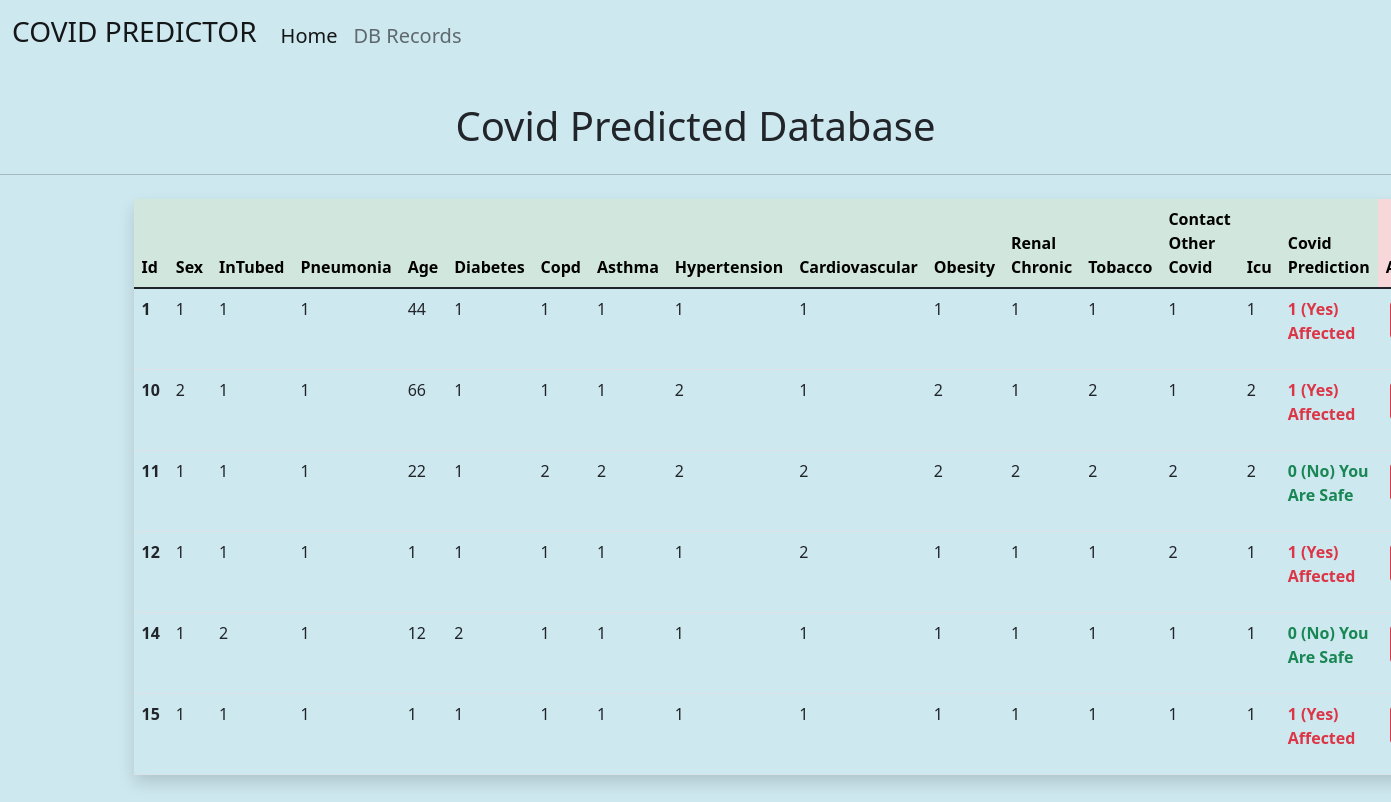
The app's page /records/ with its own data.
### predict/models.py (models this page shows, shortened)
class CovidPrediction(models.Model):
    sex = models.IntegerField()
    intubed = models.IntegerField()
    pneumonia = models.IntegerField()
    age = models.IntegerField()
    diabetes = models.IntegerField()
    copd = models.IntegerField()
    asthma = models.IntegerField()
    hypertension = models.IntegerField()
    cardiovascular = models.IntegerField()
    obesity = models.IntegerField()
    renal_chronic = models.IntegerField()
    tobacco = models.IntegerField()
    contact_other_covid = models.IntegerField()
    icu = models.IntegerField()
    classification = models.IntegerField()

### predict/views.py (the view)
# urls.py: path('records/', views.db_record, name='records'),
def db_record(request):
    covid_predictions = CovidPrediction.objects.all()
    context = {
        'covid_records': covid_predictions
    }
    return render(request, 'database.html', context)

### predict/templates/database.html (shortened to what this page needs)
{% extends 'base.html' %}
{% block content %}
    <h1 class='text-center text-dark mt-4 p-2'>Covid Predicted Database</h1>
    <hr>
    <div class='container p-2'>
            <table class="table p-2 shadow rounded">
            <thead>
                <tr>
                <th class='table-success' scope="col">Id</th>
                <th class='table-success' scope="col">Sex</th>
                <th class='table-success' scope="col">InTubed</th>
                <th class='table-success' scope="col">Pneumonia</th>
                <th class='table-success' scope="col">Age</th>
                <th class='table-success' scope="col">Diabetes</th>
                <th class='table-success' scope="col">Copd</th>
                <th class='table-success' scope="col">Asthma</th>
                <th class='table-success' scope="col">Hypertension</th>
                <th class='table-success' scope="col">Cardiovascular</th>
                <th class='table-success' scope="col">Obesity</th>
                <th class='table-success' scope="col">Renal Chronic</th>
                <th class='table-success' scope="col">Tobacco</th>
                <th class='table-success' scope="col">Contact Other Covid</th>
                <th class='table-success' scope="col">Icu</th>
                <th class='table-success' scope="col">Covid Prediction</th>
                <th class='table-danger' scope="col">Action</th>
                </tr>
            </thead>
            <tbody>
                {% if covid_records %}
                    {% for data in covid_records %}
                        <tr>
                            <th scope="row">{{ data.id }}</th>
                            <td>{{ data.sex }}</td>
                            <td>{{ data.intubed  }}</td>
                            <td>{{ data.pneumonia }}</td>
                            <td>{{ data.age }}</td>
                            <td>{{ data.diabetes  }}</td>
                            <td>{{ data.copd }}</td>
                            <td>{{ data.asthma }}</td>
                            <td>{{ data.hypertension }}</td>
                            <td>{{ data.cardiovascular }}</td>
                            <td>{{ data.obesity }}</td>
                            <td>{{ data.renal_chronic }}</td>
                            <td>{{ data.tobacco }}</td>
                            <td>{{ data.contact_other_covid }}</td>
                            <td>{{ data.icu }}</td>
                            <td>
                                <b>
                                    {% if data.classification == 1 %}
                                    <p class='text-danger'> {{ data.classification }} (Yes) Affected </p>
                                        {% else %}
                                    <p class='text-success'>  {{ data.classification }} (No) You Are Safe
                                    {% endif%}
                                </b>
                            </td>
                            <td>
                            </td>
                        </tr>
                    {% endfor %}
                {% else %}
                    <p>No Data in The Database so Far!</p>
                {% endif %}
            </tbody>
        </table>
    </div>
{% endblock  %}

### predict/templates/base.html (shortened to what this page needs)
<!DOCTYPE html>
<html>
    <head>
        <link href="https://cdn.jsdelivr.net/npm/bootstrap@5.1.3/dist/css/bootstrap.min.css" rel="stylesheet">
    </head>
    <body style="margin-top: 2px; margin-bottom: 10px; background-position: center !important; background-size: cover !important; background-repeat: no-repeat !important; background-color: #CEE8F0"">
    <nav class="navbar navbar-expand-lg navbar-light  bg-light" style="background-color: transparent !important; text-style: bold; font-size: 20px">
  <div class="container-fluid">
    <a class="navbar-brand" href="{% url 'home' %}" style="text-style: bold; font-size: 20px"><h3>COVID PREDICTOR</h3></a>
    <div class="collapse navbar-collapse" id="navbarSupportedContent">
      <ul class="navbar-nav me-auto mb-2 mb-lg-0">
        <li class="nav-item">
          <a class="nav-link active" aria-current="page" href="{% url 'home' %}">Home</a>
        </li>
        <li class="nav-item">
          <a class="nav-link" href="{% url 'records' %}">DB Records</a>
        </li>
      </ul>
    </div>
  </div>
</nav>
    {% block content %}
    {% endblock %}
    </body>
</html>

### records on screen
CovidPrediction: id "1", sex "1", intubed "1", pneumonia "1", age "44", diabetes "1", copd "1", asthma "1", hypertension "1", cardiovascular "1", obesity "1", renal_chronic "1", tobacco "1", contact_other_covid "1", icu "1", classification "1"
CovidPrediction: id "10", sex "2", intubed "1", pneumonia "1", age "66", diabetes "1", copd "1", asthma "1", hypertension "2", cardiovascular "1", obesity "2", renal_chronic "1", tobacco "2", contact_other_covid "1", icu "2", classification "1"
CovidPrediction: id "11", sex "1", intubed "1", pneumonia "1", age "22", diabetes "1", copd "2", asthma "2", hypertension "2", cardiovascular "2", obesity "2", renal_chronic "2", tobacco "2", contact_other_covid "2", icu "2", classification "0"
CovidPrediction: id "12", sex "1", intubed "1", pneumonia "1", age "1", diabetes "1", copd "1", asthma "1", hypertension "1", cardiovascular "2", obesity "1", renal_chronic "1", tobacco "1", contact_other_covid "2", icu "1", classification "1"
CovidPrediction: id "14", sex "1", intubed "2", pneumonia "1", age "12", diabetes "2", copd "1", asthma "1", hypertension "1", cardiovascular "1", obesity "1", renal_chronic "1", tobacco "1", contact_other_covid "1", icu "1", classification "0"
CovidPrediction: id "15", sex "1", intubed "1", pneumonia "1", age "1", diabetes "1", copd "1", asthma "1", hypertension "1", cardiovascular "1", obesity "1", renal_chronic "1", tobacco "1", contact_other_covid "1", icu "1", classification "1"
